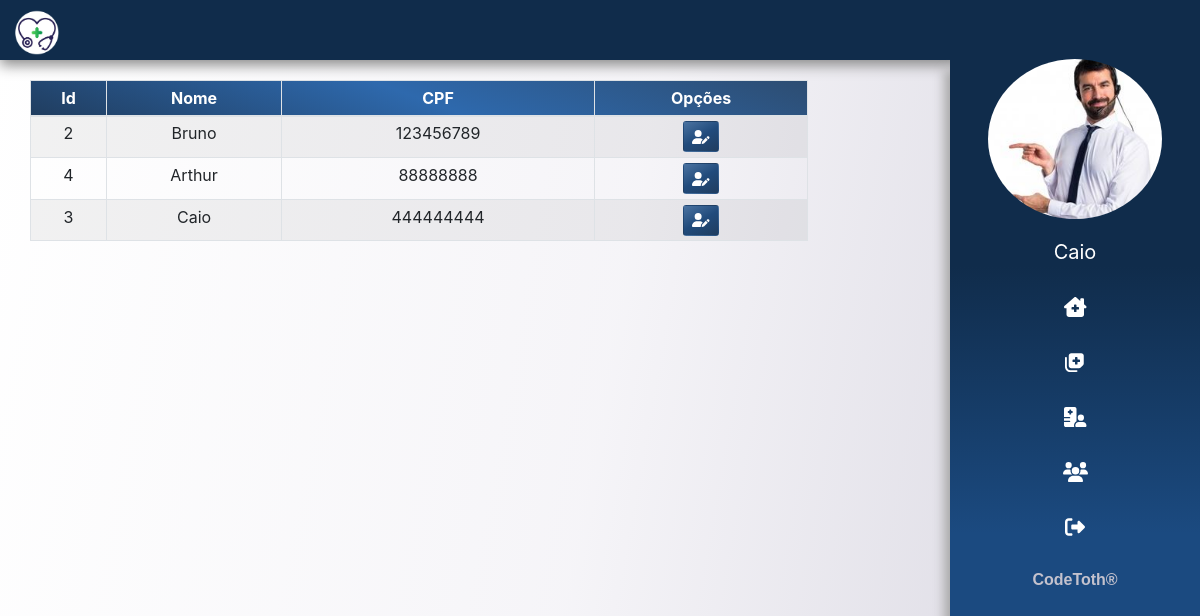
Page /usuarios/ (signed in) on the earlier database version.
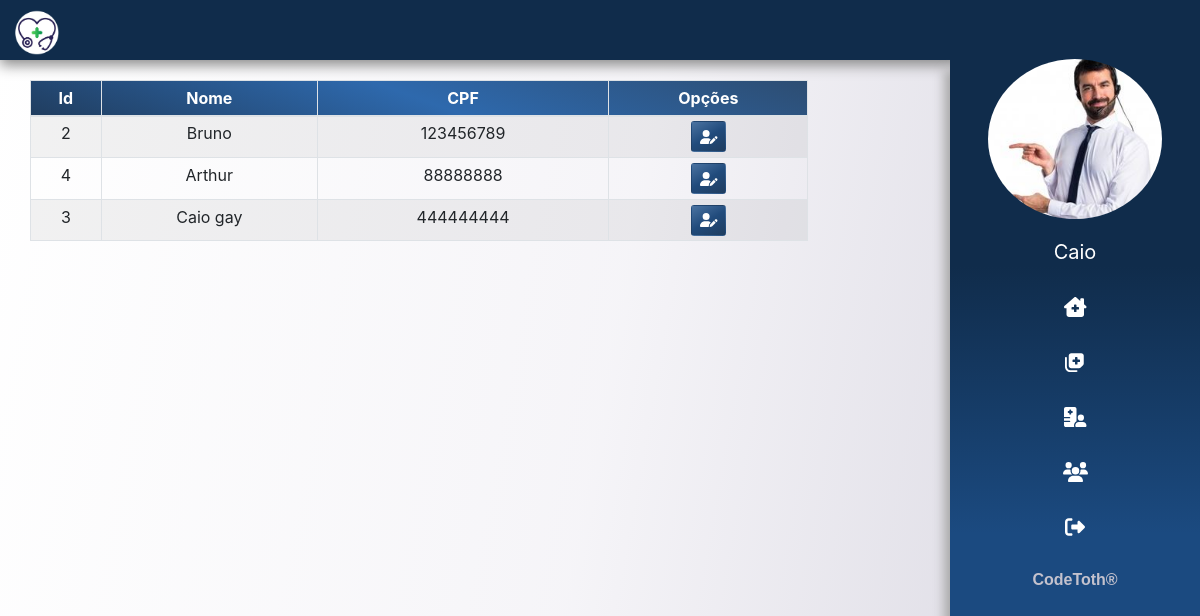
Same page on the later database version.
### app/atendente/models.py (models this page shows)
class Atendente(models.Model):
    usuario = models.ForeignKey(User, on_delete=models.CASCADE)
    nome = models.CharField(max_length=150)
    sexo = models.CharField(max_length=1)
    data_nascimento = models.DateField()
    cpf = models.CharField(max_length=20, unique=True)
    rg = models.CharField(max_length=20, unique=True)
    email = models.EmailField()
    foto = models.ImageField(upload_to=f'fotos/{time.time()}', blank=True)
    ativo = models.BooleanField(default=True)

### app/usuario/views.py (the view)
# urls.py: path('usuarios/', usuarios, name='usuarios'),
@login_required(login_url='login')
def usuarios(request):
    dados = get_dados(request)
    medicos = Medico.objects.all()
    atendentes = Atendente.objects.all()
    lst_usuarios = []
    for user in medicos:
        lst_usuarios.append(user)
    for user in atendentes:
        lst_usuarios.append(user)
    print(lst_usuarios)
    dados['lst_usuarios'] = lst_usuarios
    return render(request, 'usuarios/listar_usuarios.html', dados)

### templates/usuarios/listar_usuarios.html
{% extends 'base.html' %}
{% load static %}
{% block content %}
<main class="col-10">
    <section class="col-10 mt-x">
        <table class="table table-sm table-bordered table-striped text-center">
            <thead class="colorCustom">
                <tr>
                    <th scope="col">Id</th>
                    <th scope="col">Nome</th>
                    <th scope="col">CPF</th>
                    <th scope="col">Opções</th>
                </tr>
            </thead>
            <tbody>
                {% for user in lst_usuarios %}
                <tr>
                    <th scope="row">{{ user.usuario.id }}</th>
                    <td>{{ user.nome }}</td>
                    <td>{{ user.cpf }}</td>
                    <td><a href="{% url 'edit-user' user.usuario.id %}"  class="btn btnCustom btn-sm"><i class="fas fa-user-edit"></i></a></td>
                </tr>
                {% endfor %}
            </tbody>
        </table>
    </section>
</main>
{% endblock %}

### templates/partials/_sidebar.html (shortened to what this page needs)
{% load static %}
<div class="sidebar">
    <div class="mb-2">
        <img src="{{ usuario.foto.url }}" class="img-fluid  mx-auto d-block" alt="">
    </div>
    <ul>
        <a href="{% url 'edit-user' request.user.id %}"class="func_menu" ><li style="text-transform: capitalize;"> <i> {{ request.user}} </i><span class="dNone"> Dados Pessoais </span></li></a>
        <a href="{% url 'dashboard' %}" class="func_menu"> <li> <i class="fas fa-clinic-medical"></i> <span class="dNone"> Página principal </span></li></a>
        <a href="{% url 'consultas' %}" class="func_menu"> <li> <i class="fas fa-notes-medical"></i>  <span class="dNone"> Consultas </span> </li></a>
        <a href="{% url 'pacientes' %}" class="func_menu"> <li> <i class="fas fa-hospital-user"></i></i>  <span class="dNone">  Pacientes  </span></li></a>
        {% if tipo == 2 %}
        <a href="{% url 'usuarios' %}" class="func_menu"> <li> <i class="fas fa-users"></i></i>  <span class="dNone">  Usuários  </span></li></a>
        {% endif %}
        <a href="{% url 'logout' %}" class="func_menu"><li><i class="fas fa-sign-out-alt"></i>  <span class="dNone"> Sair </span>  </li></a>
    </ul>
    <div class="text-center pb-3" style="font-weight: bolder;width: 100%;color: #C4C2CD;font-family: 'Play', sans-serif; ">
        <span>CodeToth&#174;</span>
    </div>
</div>

Differences in the rows shown:
changed Atendente: nome "Caio" → "Caio gay"
